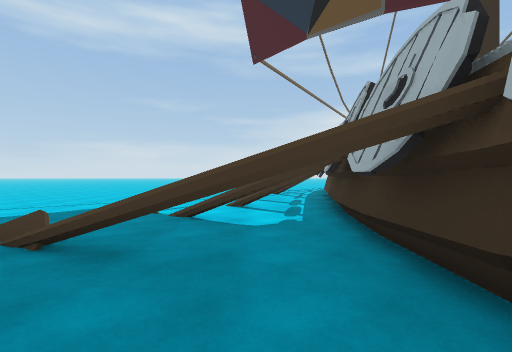
[1] (above)

24 first-person views from a walk through a 3-D level made in the Unity game engine. The camera is 1.4 m above the floor, looks level and sees 85° across. The floor is counted in squares, 2 m on a side. Each view is taken from the middle of a square. On the plan, view 1 faces up. The plan holds only what a view shows up to about 9 squares ahead; the rest is blank. The place goes on beyond the plan. The player character is not drawn. Some animated figures are not drawn.

[2]
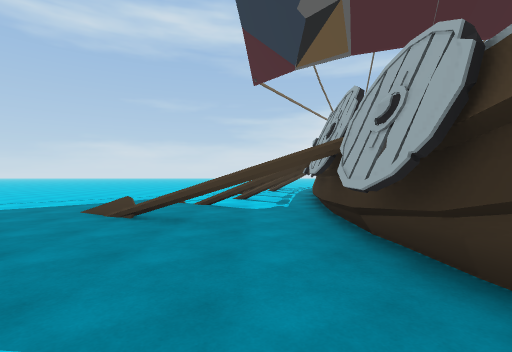

[3]
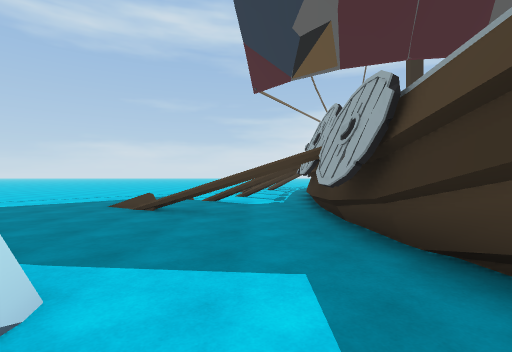

[4]
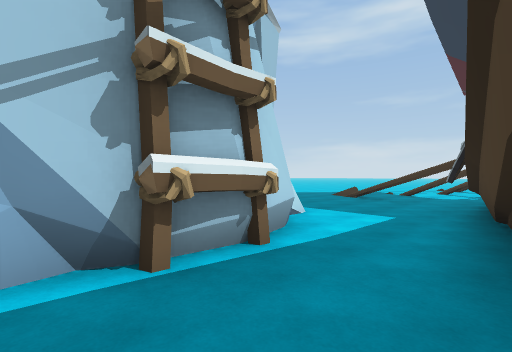

[5]
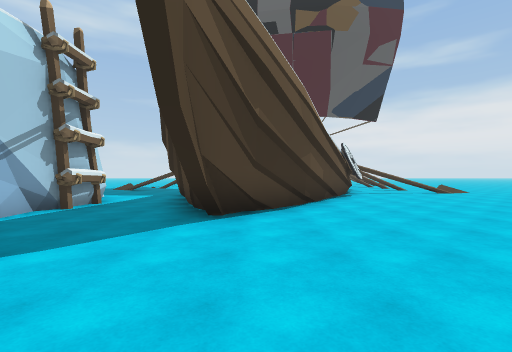

[6]
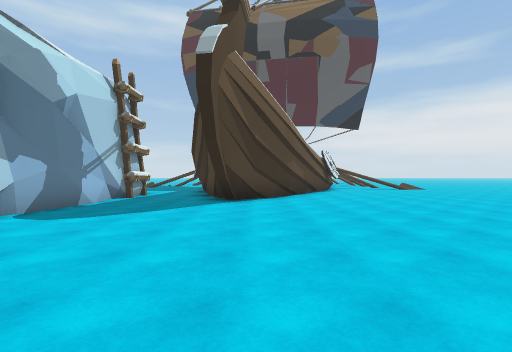

[7]
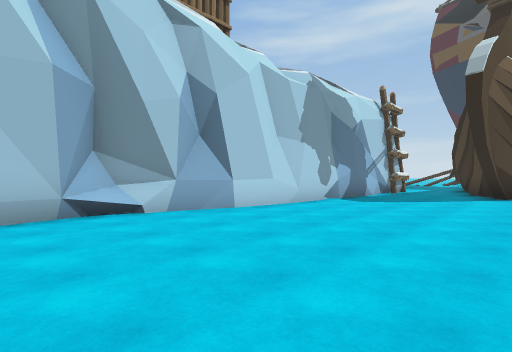

[8]
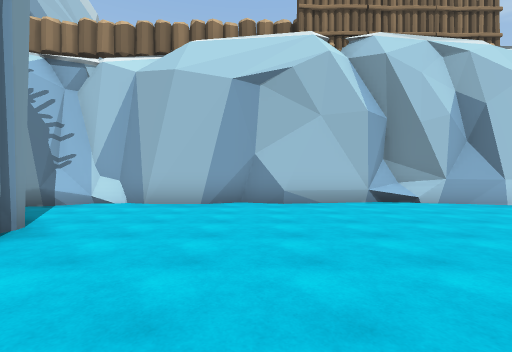

[9]
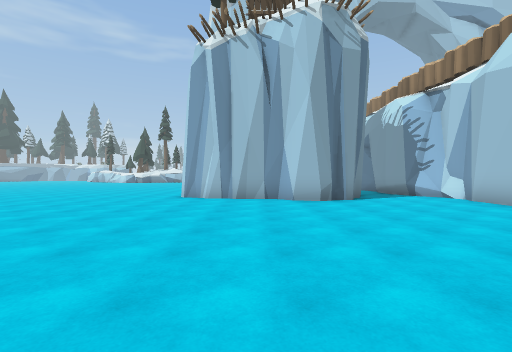

[10]
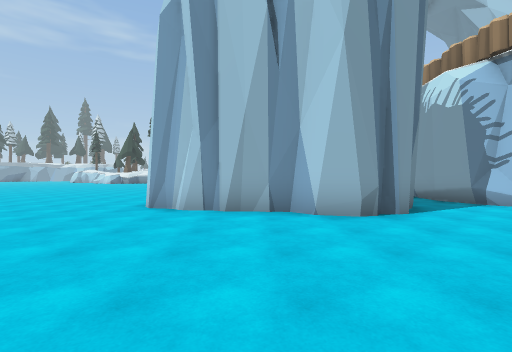

[11]
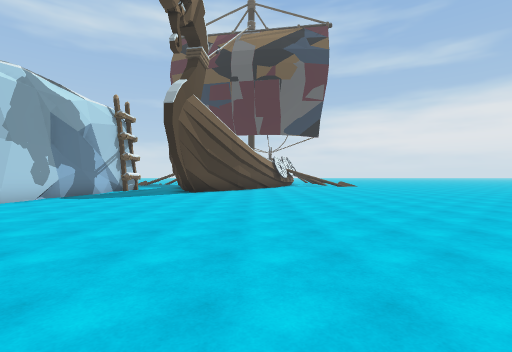

[12]
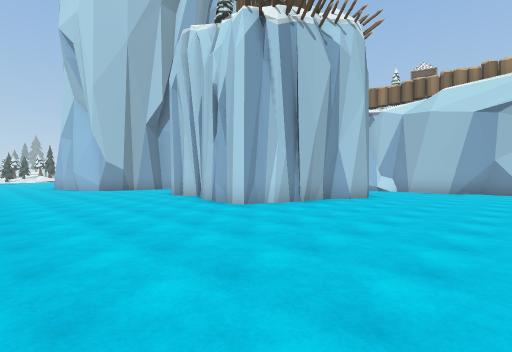

[13]
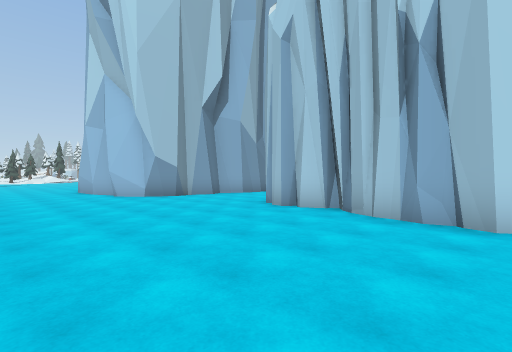

[14]
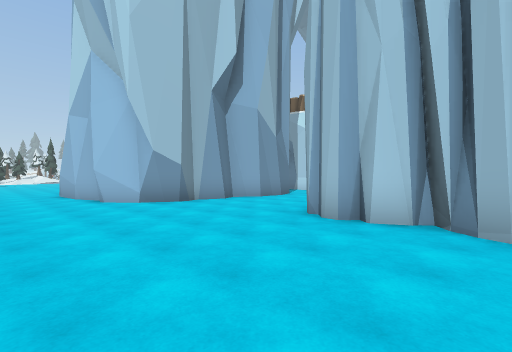

[15]
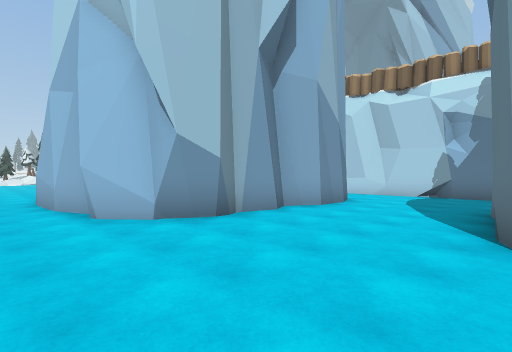

[16]
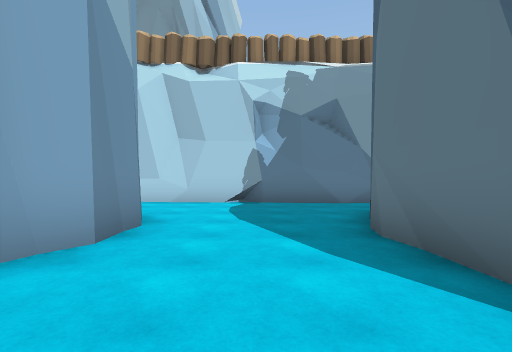

[17]
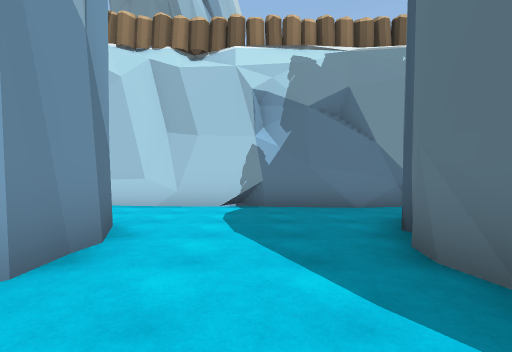

[18]
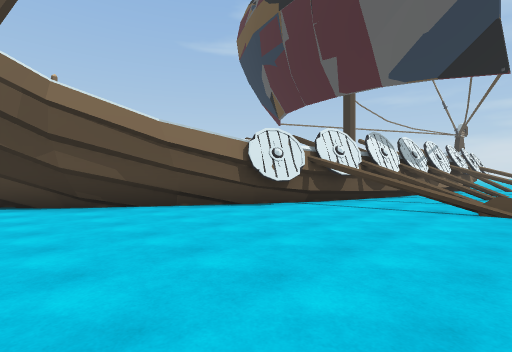

[19]
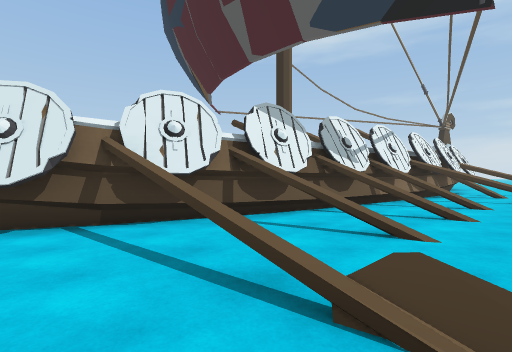

[20]
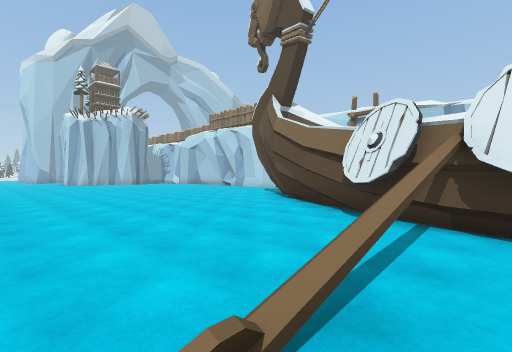

[21]
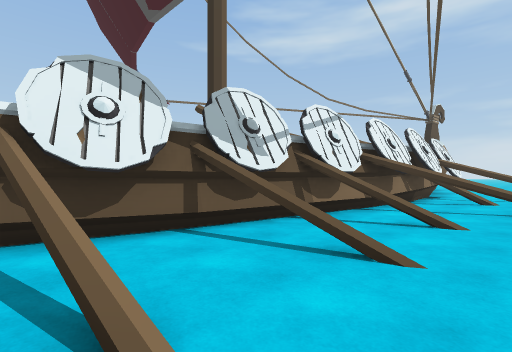

[22]
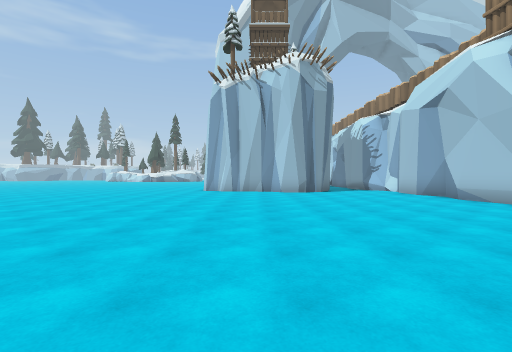

[23]
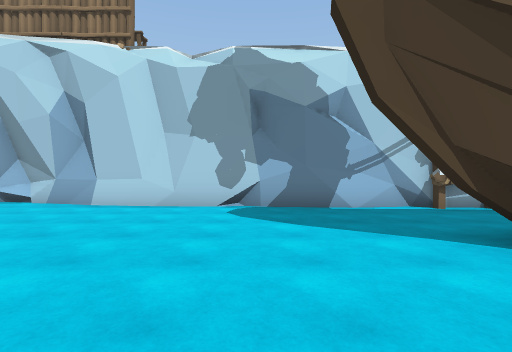

[24]
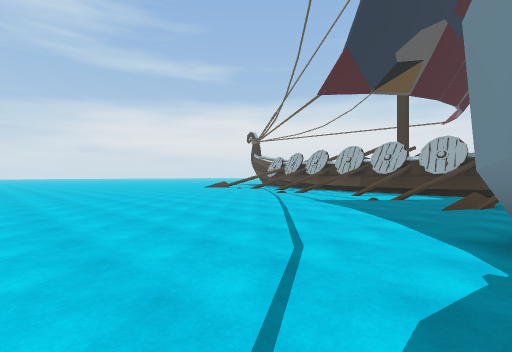

### Floor plan
Key: @ floor where view 1 was taken; # wall or solid block; x gap in a wall; . floor; = window, fence, low wall or low ledge; ^ raised ledge; T thing the floor can be seen under or through; S spikes; A table; O other object.
Columns run from 10 left of view 1 to 12 right of it. Each row starts with its distance up from view 1.
  7 ............#      #...
  6 ..........=##      ##..
  5 ............#      #...
  4 .........=###      ##..
  3 .......=....#     ##...
  2 ... #....TTT      ###..
  1       .....T      #....
  0        ...@##    ##x.=.
 -1          ...#    ##....
 -2          #..#   ##.....
 -3          #..#  ##......
 -4          ##.## #.......
 -5          ##..###.......
 -6          #...##........
 -7          #...#.........
 -8          #.............
 -9          #.............
-10          #.............
-11         ##.............
-12         A#.............
-13         A#............
-14          #...........
-15          ............
-16          .............
-17          #.............
-18         ^#.............
-19         ##.............
-20         ##.............
-21         ##.............
-22         ##...SS........
-23         ##..###SS#.....
-24         ##..O    #.....
-25         ##.     ##.....
-26         ##      #......
-27         ##.     #......
-28         ##..#####......
-29         ##.............
-30         ##.............
-31         ##.............
-32         ##..######.....
-33         ##..     ##...
-34         ##        #...

Positions as (right, up) in squares from view 1, and headings:
1: (0, 0), facing up
2: (0, -2), facing up
3: (0, -3), facing up
4: (2, -6), facing up-left
5: (4, -11), facing up
6: (4, -14), facing up
7: (4, -17), facing up-left
8: (6, -19), facing left
9: (5, -14), facing down
10: (5, -17), facing down
11: (6, -18), facing up
12: (12, -18), facing down-left
13: (12, -23), facing down-left
14: (11, -25), facing down-left
15: (10, -28), facing down-left
16: (7, -30), facing left
17: (6, -30), facing left
18: (12, -6), facing up-left
19: (12, -1), facing up-left
20: (12, 1), facing down-left
21: (12, 2), facing up-left
22: (5, -10), facing down
23: (6, -9), facing left
24: (-10, 2), facing up-right
